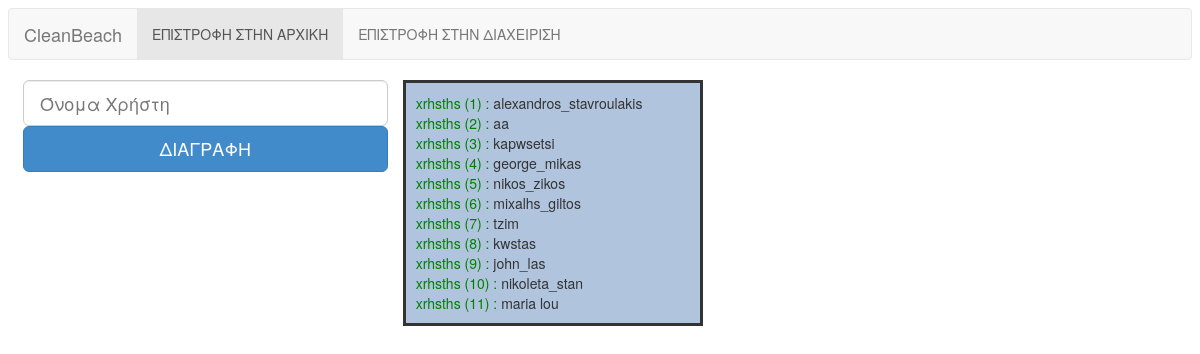
Page /code/emfanisi_xrhstwn.php on the committed database.
### tables this page shows
CREATE TABLE IF NOT EXISTS `xrhstes` (
  `onomatepwnumo` varchar(35) NOT NULL DEFAULT 'unknown',
  `username` varchar(35) NOT NULL,
  `userID` int(11) NOT NULL AUTO_INCREMENT,
  `kwdikos` int(11) NOT NULL,
  `thlefwno` int(11) DEFAULT NULL,
  `email` varchar(255) NOT NULL,
  PRIMARY KEY (`userID`),
  UNIQUE KEY `email` (`email`)
);

### code/emfanisi_xrhstwn.php (the view, shortened to what this page needs)
 <!DOCTYPE html>
<html lang="en">
  <head>
    <link href="css/bootstrap.min.css" rel="stylesheet">
  </head>
  <body>
<nav class="navbar navbar-default" role="navigation">
  <div class="container-fluid">
    <div class="navbar-header">
      <a class="navbar-brand" href="#">CleanBeach</a>
    </div>
    <div class="collapse navbar-collapse" id="bs-example-navbar-collapse-1">
      <ul class="nav navbar-nav">
        <li class="active"><a href='index.php'>ΕΠΙΣΤΡΟΦΗ ΣΤΗΝ ΑΡΧΙΚΗ</a></li>
         <li><a href='diaxeirish.html'>ΕΠΙΣΤΡΟΦΗ ΣΤΗΝ ΔΙΑΧΕΙΡΙΣΗ</a></li>
      </ul>
    </div>
  </div>
</nav>
<form class="col-lg-4" method="post" action="diagrafh_xrhsth.php" style="float:center" >
    <div class="form-group">
        <input type="text" class="form-control input-lg" placeholder="Όνομα Χρήστη" name="name">
        <button class="btn btn-primary btn-lg btn-block">ΔΙΑΓΡΑΦΗ</button>
    </div>
</form>
<?php
$con=mysqli_connect("localhost","root","","web_project_am5076");
$result3 = mysqli_query($con,"SELECT * FROM xrhstes ");
$count=1;
?>
<div id="section2">
<?php
while($row3 = mysqli_fetch_array($result3)){
  echo "<font color='green'>xrhsths ($count) : </font> ";
  echo $row3['onomatepwnumo'];
	echo '<br>';
	$count= $count+1;
}
?>
</div>
</body>
</html>

### code/emfanisi_xrhstwn.php (style rules this page uses)
body { background: url('beach.png') no-repeat fixed ; -webkit-background-size: cover; -moz-background-size: cover; -o-background-size: cover; background-size: cover; }
#section2 { width:300px; float:left; padding:10px; border-style: solid; background :#b0c4de; }

### rows in the picture
xrhstes: onomatepwnumo "alexandros_stavroulakis"
xrhstes: onomatepwnumo "aa"
xrhstes: onomatepwnumo "kapwsetsi"
xrhstes: onomatepwnumo "george_mikas"
xrhstes: onomatepwnumo "nikos_zikos"
xrhstes: onomatepwnumo "mixalhs_giltos"
xrhstes: onomatepwnumo "tzim"
xrhstes: onomatepwnumo "kwstas"
xrhstes: onomatepwnumo "john_las"
xrhstes: onomatepwnumo "nikoleta_stan"
xrhstes: onomatepwnumo "maria lou"
